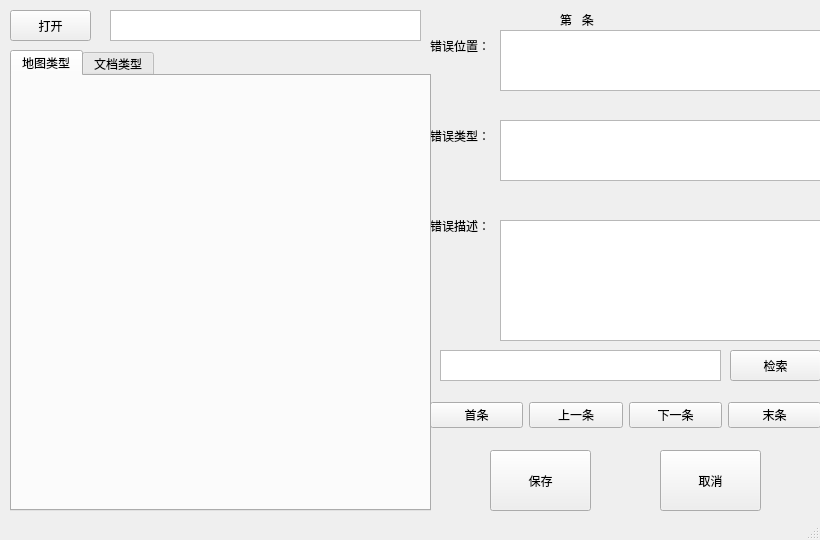
<?xml version="1.0" encoding="UTF-8"?>
<ui version="4.0">
 <class>MainWindow</class>
 <widget class="QMainWindow" name="MainWindow">
  <property name="geometry">
   <rect>
    <x>0</x>
    <y>0</y>
    <width>820</width>
    <height>540</height>
   </rect>
  </property>
  <property name="windowTitle">
   <string>地理空间数据质检</string>
  </property>
  <widget class="QWidget" name="centralwidget">
   <widget class="QWidget" name="layoutWidget">
    <property name="geometry">
     <rect>
      <x>430</x>
      <y>370</y>
      <width>391</width>
      <height>91</height>
     </rect>
    </property>
    <layout class="QHBoxLayout" name="horizontalLayout">
     <item>
      <widget class="QPushButton" name="First">
       <property name="text">
        <string>首条</string>
       </property>
      </widget>
     </item>
     <item>
      <widget class="QPushButton" name="Previous">
       <property name="text">
        <string>上一条</string>
       </property>
      </widget>
     </item>
     <item>
      <widget class="QPushButton" name="Next">
       <property name="text">
        <string>下一条</string>
       </property>
      </widget>
     </item>
     <item>
      <widget class="QPushButton" name="Last">
       <property name="text">
        <string>末条</string>
       </property>
      </widget>
     </item>
    </layout>
   </widget>
   <widget class="QTextEdit" name="ErrorLocation">
    <property name="geometry">
     <rect>
      <x>500</x>
      <y>30</y>
      <width>321</width>
      <height>61</height>
     </rect>
    </property>
    <property name="verticalScrollBarPolicy">
     <enum>Qt::ScrollBarAlwaysOff</enum>
    </property>
    <property name="horizontalScrollBarPolicy">
     <enum>Qt::ScrollBarAlwaysOff</enum>
    </property>
   </widget>
   <widget class="QTextEdit" name="ErrorType">
    <property name="geometry">
     <rect>
      <x>500</x>
      <y>120</y>
      <width>321</width>
      <height>61</height>
     </rect>
    </property>
   </widget>
   <widget class="QTextEdit" name="ErrorDescription">
    <property name="geometry">
     <rect>
      <x>500</x>
      <y>220</y>
      <width>321</width>
      <height>121</height>
     </rect>
    </property>
    <property name="sizePolicy">
     <sizepolicy hsizetype="Expanding" vsizetype="Expanding">
      <horstretch>0</horstretch>
      <verstretch>0</verstretch>
     </sizepolicy>
    </property>
   </widget>
   <widget class="QTextEdit" name="textFind">
    <property name="geometry">
     <rect>
      <x>440</x>
      <y>350</y>
      <width>281</width>
      <height>31</height>
     </rect>
    </property>
   </widget>
   <widget class="QPushButton" name="Find">
    <property name="geometry">
     <rect>
      <x>730</x>
      <y>350</y>
      <width>91</width>
      <height>31</height>
     </rect>
    </property>
    <property name="text">
     <string>检索</string>
    </property>
   </widget>
   <widget class="QLabel" name="LabelErrorLocation">
    <property name="geometry">
     <rect>
      <x>430</x>
      <y>30</y>
      <width>81</width>
      <height>31</height>
     </rect>
    </property>
    <property name="text">
     <string>错误位置：</string>
    </property>
   </widget>
   <widget class="QLabel" name="LabelErrorType">
    <property name="geometry">
     <rect>
      <x>430</x>
      <y>120</y>
      <width>81</width>
      <height>31</height>
     </rect>
    </property>
    <property name="text">
     <string>错误类型：</string>
    </property>
   </widget>
   <widget class="QLabel" name="LabelDescription">
    <property name="geometry">
     <rect>
      <x>430</x>
      <y>210</y>
      <width>81</width>
      <height>31</height>
     </rect>
    </property>
    <property name="text">
     <string>错误描述：</string>
    </property>
   </widget>
   <widget class="QPushButton" name="OpenFile">
    <property name="geometry">
     <rect>
      <x>10</x>
      <y>10</y>
      <width>81</width>
      <height>31</height>
     </rect>
    </property>
    <property name="text">
     <string>打开</string>
    </property>
   </widget>
   <widget class="QTextEdit" name="FilePath">
    <property name="geometry">
     <rect>
      <x>110</x>
      <y>10</y>
      <width>311</width>
      <height>31</height>
     </rect>
    </property>
    <property name="verticalScrollBarPolicy">
     <enum>Qt::ScrollBarAlwaysOff</enum>
    </property>
    <property name="horizontalScrollBarPolicy">
     <enum>Qt::ScrollBarAlwaysOff</enum>
    </property>
   </widget>
   <widget class="QPushButton" name="Record">
    <property name="geometry">
     <rect>
      <x>490</x>
      <y>450</y>
      <width>101</width>
      <height>61</height>
     </rect>
    </property>
    <property name="text">
     <string>保存</string>
    </property>
   </widget>
   <widget class="QPushButton" name="Cancel">
    <property name="geometry">
     <rect>
      <x>660</x>
      <y>450</y>
      <width>101</width>
      <height>61</height>
     </rect>
    </property>
    <property name="text">
     <string>取消</string>
    </property>
   </widget>
   <widget class="QTabWidget" name="tabWidget">
    <property name="geometry">
     <rect>
      <x>10</x>
      <y>50</y>
      <width>421</width>
      <height>461</height>
     </rect>
    </property>
    <property name="currentIndex">
     <number>0</number>
    </property>
    <widget class="QWidget" name="tab">
     <attribute name="title">
      <string>地图类型</string>
     </attribute>
     <widget class="QLabel" name="label">
      <property name="geometry">
       <rect>
        <x>10</x>
        <y>10</y>
        <width>401</width>
        <height>411</height>
       </rect>
      </property>
      <property name="text">
       <string/>
      </property>
     </widget>
    </widget>
    <widget class="QWidget" name="tab_2">
     <attribute name="title">
      <string>文档类型</string>
     </attribute>
     <widget class="QTextEdit" name="textShow">
      <property name="geometry">
       <rect>
        <x>3</x>
        <y>6</y>
        <width>411</width>
        <height>421</height>
       </rect>
      </property>
     </widget>
    </widget>
   </widget>
   <widget class="QLabel" name="ID">
    <property name="geometry">
     <rect>
      <x>560</x>
      <y>10</y>
      <width>291</width>
      <height>20</height>
     </rect>
    </property>
    <property name="text">
     <string>第   条</string>
    </property>
   </widget>
  </widget>
  <widget class="QMenuBar" name="menubar">
   <property name="geometry">
    <rect>
     <x>0</x>
     <y>0</y>
     <width>820</width>
     <height>26</height>
    </rect>
   </property>
  </widget>
  <widget class="QStatusBar" name="statusbar"/>
 </widget>
 <resources/>
 <connections/>
</ui>
